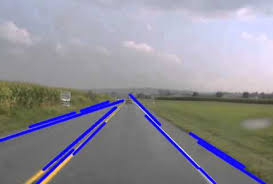
#> input picture lane.jpeg, 273 x 184 px
$ jupyter execute lane_detection.ipynb
#> lines starting #> are read from the running program, lines starting #| are printed output that depends on the picture; after the words box and inside, x2 and y2 are one past the last pixel; in counts of white or black regions, pixels touching at a corner belong together
# LANE DETECTION
> Lane coloration has become popular in real time vehicular ad-hoc networks (VANETs). The main emphasis of this paper is to find the further ways which can be used further to improve the result of lane detection algorithms. Noise, visibility etc. can reduce the performance or the existing lane detection algorithms. The methods developed so far are working efficiently and giving good results in case when noise is not present in the images. But problem is that they fail or not give efficient results when there is any kind of noise or fog in the road images. The noise can be anything like dust, shadows, puddles, oil stains, tire skid marks, etc.

[cell 1]
# import libraries

import numpy as np
import matplotlib.pyplot as plt
import matplotlib.image as img
import cv2 as cv

# Select Region of Interest.

[cell 2]
import cv2
import numpy as np
import  matplotlib.pylab as plt
image=cv2.imread('lane.jpeg')
#> image is the input picture: shape (184, 273, 3); mean B, G, R 152, 142, 143.1
height=image.shape[0]
#> height = 184
width=image.shape[1]
#> width = 273
img=np.copy(image)
def region_of_interst(img,vertices):
    mask = np.zeros_like(img)
    #channel_count = img.shape[2]
    match_mask_color = 255
    cv2.fillPoly(mask, vertices, match_mask_color)
    masked_image = cv2.bitwise_and(img, mask)
    return masked_image
region_of_interest_vertices = [
    (0, height),
    (width / 2, height / 2),
    (width, height),]
#> region_of_interest_vertices = [(0, 184), (136.5, 92), (273, 184)]
gray=cv2.cvtColor(image,cv2.COLOR_BGR2GRAY)
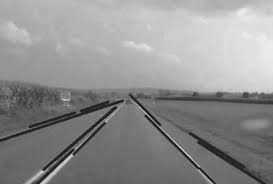
#> gray: shape (184, 273); min 15, max 241, mean 143.5
canny=cv2.Canny(gray,100,200)
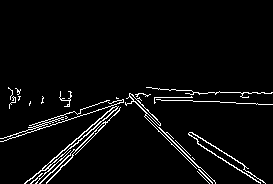
#> canny: shape (184, 273); 4% white in thin lines or dots, all inside (x1, y1, x2, y2) = (0, 87, 273, 184)
cropped_image = region_of_interst(canny,np.array([region_of_interest_vertices],np.int32))
#> in region_of_interst, `cv2.fillPoly(mask, vertices, match_mask_color)`:
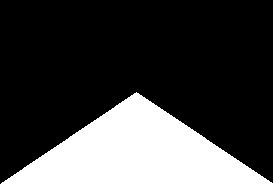
#> mask: shape (184, 273); 25.1% white; 1 white region, box (x1, y1, x2, y2) and area: (1, 92, 273, 184) 12603
#> in region_of_interst, `masked_image = cv2.bitwise_and(img, mask)`:
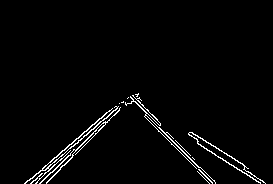
#> masked_image: shape (184, 273); 2.4% white in thin lines or dots, all inside (x1, y1, x2, y2) = (24, 93, 266, 184)
plt.imshow(cropped_image)
